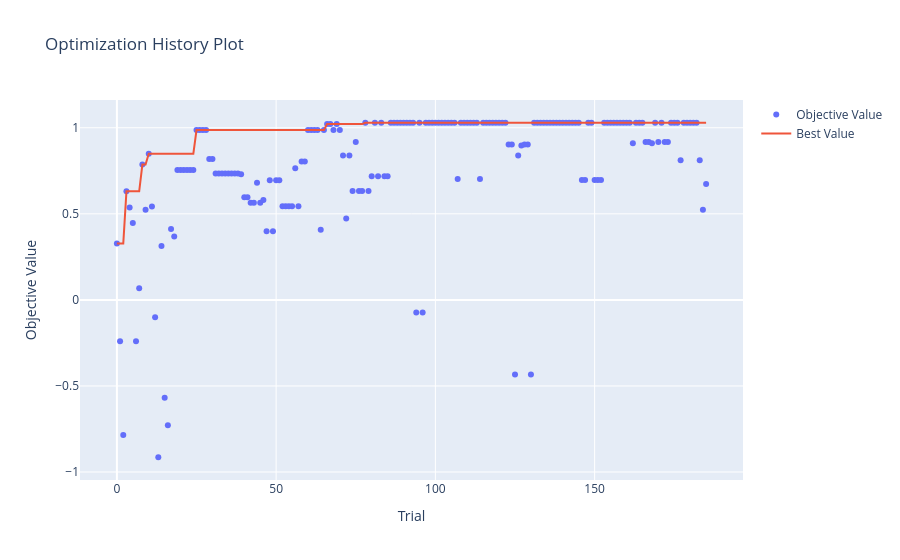

The notebook cell this image was saved under:
### Markdown cell above
**可视化**

### Code cell
optuna.visualization.plot_optimization_history(study).show()

### Figure 1 — Plotly figure (JSON) as saved in the notebook; plotly's stock layout.template omitted (floating-point values rounded to 4 significant figures; data arrays with more than 128 entries replaced by an {"elided": "..."} marker saying what was removed)
{"data": [{"mode": "markers", "name": "Objective Value", "type": "scatter", "x": {"elided": "186 int values"}, "y": {"elided": "186 float values"}}, {"mode": "lines", "name": "Best Value", "type": "scatter", "x": {"elided": "186 int values"}, "y": {"elided": "186 float values"}}, {"marker": {"color": "#cccccc"}, "mode": "markers", "name": "Infeasible Trial", "showlegend": false, "type": "scatter", "x": [], "y": []}], "layout": {"title": {"text": "Optimization History Plot"}, "xaxis": {"title": {"text": "Trial"}}, "yaxis": {"title": {"text": "Objective Value"}}}}
